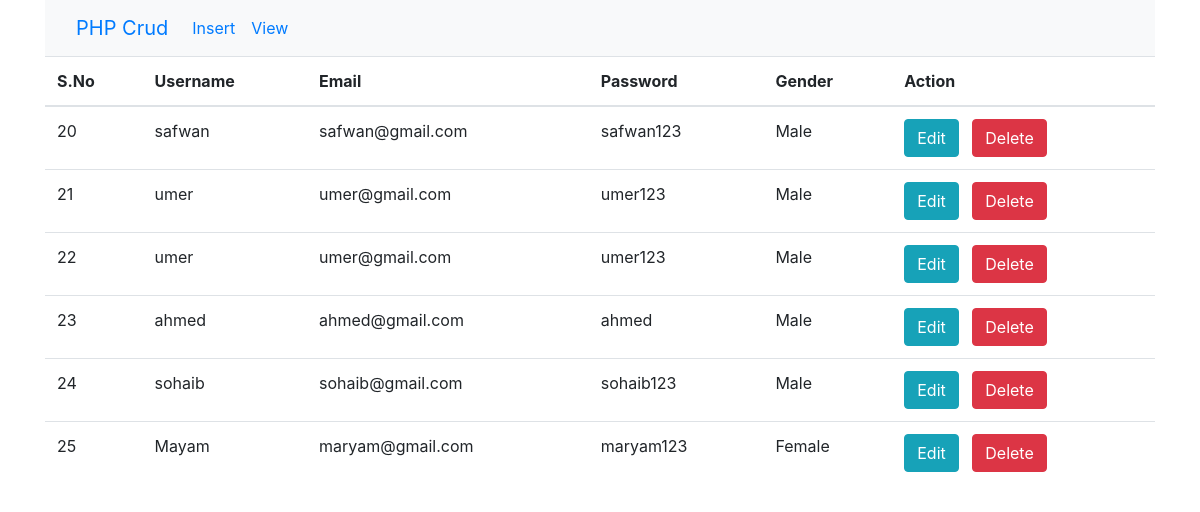
The page / on the database its author committed.
### tables this page shows
CREATE TABLE `users` (
  `user_id` int(11) NOT NULL,
  `user_name` varchar(255) NOT NULL,
  `user_email` varchar(255) NOT NULL,
  `user_pwd` varchar(255) NOT NULL,
  `user_gender` varchar(50) NOT NULL
);

### index.php (the view, shortened to what this page needs)
<?php
include('dbConfig.php');
?>
<!doctype html>
<html lang="en">
<head>
  <link rel="stylesheet" href="https://cdn.jsdelivr.net/npm/bootstrap@4.1.3/dist/css/bootstrap.min.css">
</head>
<body>
  <div class="container">
    <nav class="navbar navbar-expand-lg bg-light">
      <div class="container-fluid">
        <a class="navbar-brand" href="index.php">PHP Crud</a>
        <div class="collapse navbar-collapse" id="navbarNav">
          <ul class="navbar-nav">
            <li class="nav-item">
              <a class="nav-link" aria-current="page" href="create.php">Insert</a>
            </li>
            <li class="nav-item">
              <a class="nav-link" aria-current="page" href="index.php">View</a>
            </li>
          </ul>
        </div>
      </div>
    </nav>
    <table class="table">
      <thead>
        <tr>
          <th scope="col">S.No</th>
          <th scope="col">Username</th>
          <th scope="col">Email</th>
          <th scope="col">Password</th>
          <th scope="col">Gender</th>
          <th scope="col">Action</th>
        </tr>
      </thead>
      <tbody>
        <?php
                $fetch_record = $conn ->query("SELECT * FROM `users`");
                foreach($fetch_record as $row){
                ?>
            <tr>
              <td><?php echo $row['user_id'] ?></td>
              <td><?php echo $row['user_name'] ?></td>
              <td><?php echo $row['user_email'] ?></td>
              <td><?php echo $row['user_pwd'] ?></td>
              <td><?php echo $row['user_gender'] ?></td>
              <td>
                <a class="btn btn-info"  href="update.php?id=<?php echo $row['user_id'];  ?>">Edit</a>
                <a class="btn btn-danger"  href="delete.php?id=<?php echo $row['user_id']?>">Delete</a>
              </td>
            </tr>
        <?php
          }
        ?>
      </tbody>
    </table>
  </div>
</body>
</html>

### rows shown on the page
users: user_id "20", user_name "safwan", user_email "safwan@gmail.com", user_pwd "safwan123", user_gender "Male"
users: user_id "21", user_name "umer", user_email "umer@gmail.com", user_pwd "umer123", user_gender "Male"
users: user_id "22", user_name "umer", user_email "umer@gmail.com", user_pwd "umer123", user_gender "Male"
users: user_id "23", user_name "ahmed", user_email "ahmed@gmail.com", user_pwd "ahmed", user_gender "Male"
users: user_id "24", user_name "sohaib", user_email "sohaib@gmail.com", user_pwd "sohaib123", user_gender "Male"
users: user_id "25", user_name "Mayam", user_email "maryam@gmail.com", user_pwd "maryam123", user_gender "Female"
